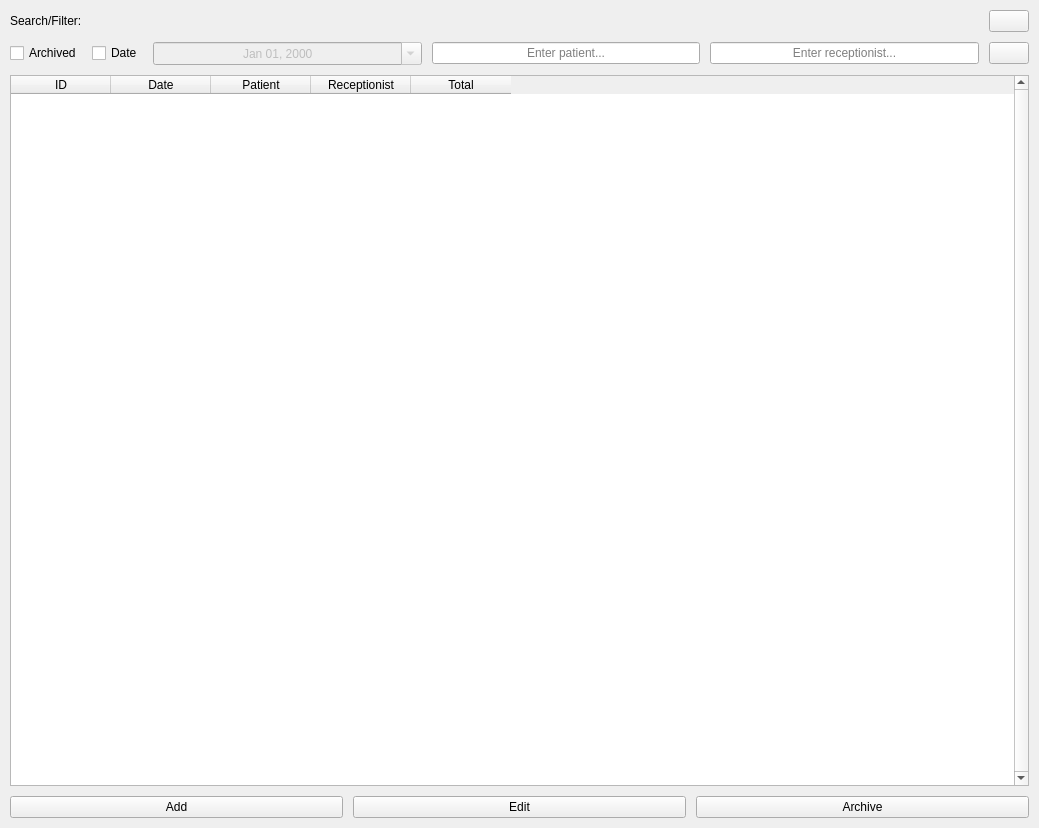
<?xml version="1.0" encoding="UTF-8"?>
<ui version="4.0">
 <class>Sales</class>
 <widget class="QWidget" name="Sales">
  <property name="geometry">
   <rect>
    <x>0</x>
    <y>0</y>
    <width>1039</width>
    <height>828</height>
   </rect>
  </property>
  <property name="windowTitle">
   <string>Form</string>
  </property>
  <layout class="QVBoxLayout" name="main_layout" stretch="0,0,1,0">
   <property name="spacing">
    <number>10</number>
   </property>
   <property name="leftMargin">
    <number>10</number>
   </property>
   <property name="topMargin">
    <number>10</number>
   </property>
   <property name="rightMargin">
    <number>10</number>
   </property>
   <property name="bottomMargin">
    <number>10</number>
   </property>
   <item>
    <layout class="QHBoxLayout" name="hlo_refresh" stretch="0,1,0">
     <property name="spacing">
      <number>10</number>
     </property>
     <item>
      <widget class="QLabel" name="lbl_search_filter">
       <property name="text">
        <string>Search/Filter:</string>
       </property>
      </widget>
     </item>
     <item>
      <spacer name="horizontalSpacer">
       <property name="orientation">
        <enum>Qt::Horizontal</enum>
       </property>
       <property name="sizeHint" stdset="0">
        <size>
         <width>40</width>
         <height>20</height>
        </size>
       </property>
      </spacer>
     </item>
     <item>
      <widget class="QPushButton" name="pshbtn_refresh">
       <property name="cursor">
        <cursorShape>PointingHandCursor</cursorShape>
       </property>
       <property name="text">
        <string/>
       </property>
       <property name="icon">
        <iconset resource="../Resource/resource.qrc">
         <normaloff>:/refresh.png</normaloff>:/refresh.png</iconset>
       </property>
      </widget>
     </item>
    </layout>
   </item>
   <item>
    <layout class="QHBoxLayout" name="hlo_search" stretch="0,0,1,1,1,0">
     <property name="spacing">
      <number>10</number>
     </property>
     <item>
      <widget class="QCheckBox" name="chkbx_archived">
       <property name="cursor">
        <cursorShape>PointingHandCursor</cursorShape>
       </property>
       <property name="text">
        <string>Archived</string>
       </property>
      </widget>
     </item>
     <item>
      <widget class="QCheckBox" name="chkbx_sales_date">
       <property name="cursor">
        <cursorShape>PointingHandCursor</cursorShape>
       </property>
       <property name="text">
        <string>Date</string>
       </property>
      </widget>
     </item>
     <item>
      <widget class="QDateEdit" name="dtedit_sales_date">
       <property name="enabled">
        <bool>false</bool>
       </property>
       <property name="alignment">
        <set>Qt::AlignCenter</set>
       </property>
       <property name="buttonSymbols">
        <enum>QAbstractSpinBox::NoButtons</enum>
       </property>
       <property name="displayFormat">
        <string>MMM dd, yyyy</string>
       </property>
       <property name="calendarPopup">
        <bool>true</bool>
       </property>
      </widget>
     </item>
     <item>
      <widget class="QLineEdit" name="lnedit_patient_name">
       <property name="alignment">
        <set>Qt::AlignCenter</set>
       </property>
       <property name="placeholderText">
        <string>Enter patient...</string>
       </property>
      </widget>
     </item>
     <item>
      <widget class="QLineEdit" name="lnedit_receptionist_name">
       <property name="alignment">
        <set>Qt::AlignCenter</set>
       </property>
       <property name="placeholderText">
        <string>Enter receptionist...</string>
       </property>
      </widget>
     </item>
     <item>
      <widget class="QPushButton" name="pshbtn_clear">
       <property name="cursor">
        <cursorShape>PointingHandCursor</cursorShape>
       </property>
       <property name="text">
        <string/>
       </property>
       <property name="icon">
        <iconset resource="../Resource/resource.qrc">
         <normaloff>:/clear.png</normaloff>:/clear.png</iconset>
       </property>
      </widget>
     </item>
    </layout>
   </item>
   <item>
    <widget class="QTableWidget" name="tblwdgt_sales">
     <property name="verticalScrollBarPolicy">
      <enum>Qt::ScrollBarAlwaysOn</enum>
     </property>
     <property name="editTriggers">
      <set>QAbstractItemView::NoEditTriggers</set>
     </property>
     <property name="alternatingRowColors">
      <bool>true</bool>
     </property>
     <property name="selectionMode">
      <enum>QAbstractItemView::SingleSelection</enum>
     </property>
     <property name="selectionBehavior">
      <enum>QAbstractItemView::SelectRows</enum>
     </property>
     <property name="cornerButtonEnabled">
      <bool>false</bool>
     </property>
     <attribute name="horizontalHeaderHighlightSections">
      <bool>false</bool>
     </attribute>
     <attribute name="verticalHeaderVisible">
      <bool>false</bool>
     </attribute>
     <column>
      <property name="text">
       <string>ID</string>
      </property>
     </column>
     <column>
      <property name="text">
       <string>Date</string>
      </property>
     </column>
     <column>
      <property name="text">
       <string>Patient</string>
      </property>
     </column>
     <column>
      <property name="text">
       <string>Receptionist</string>
      </property>
     </column>
     <column>
      <property name="text">
       <string>Total</string>
      </property>
     </column>
    </widget>
   </item>
   <item>
    <widget class="QWidget" name="wdgt_page_buttons" native="true">
     <layout class="QHBoxLayout" name="wdgt_page_buttons_layout" stretch="1,1,1">
      <property name="spacing">
       <number>10</number>
      </property>
      <property name="leftMargin">
       <number>0</number>
      </property>
      <property name="topMargin">
       <number>0</number>
      </property>
      <property name="rightMargin">
       <number>0</number>
      </property>
      <property name="bottomMargin">
       <number>0</number>
      </property>
      <item>
       <widget class="QPushButton" name="pshbtn_add">
        <property name="cursor">
         <cursorShape>PointingHandCursor</cursorShape>
        </property>
        <property name="text">
         <string>Add</string>
        </property>
       </widget>
      </item>
      <item>
       <widget class="QPushButton" name="pshbtn_edit">
        <property name="cursor">
         <cursorShape>PointingHandCursor</cursorShape>
        </property>
        <property name="text">
         <string>Edit</string>
        </property>
       </widget>
      </item>
      <item>
       <widget class="QPushButton" name="pshbtn_archive">
        <property name="cursor">
         <cursorShape>PointingHandCursor</cursorShape>
        </property>
        <property name="text">
         <string>Archive</string>
        </property>
       </widget>
      </item>
     </layout>
    </widget>
   </item>
  </layout>
 </widget>
 <resources>
  <include location="../Resource/resource.qrc"/>
 </resources>
 <connections/>
</ui>
